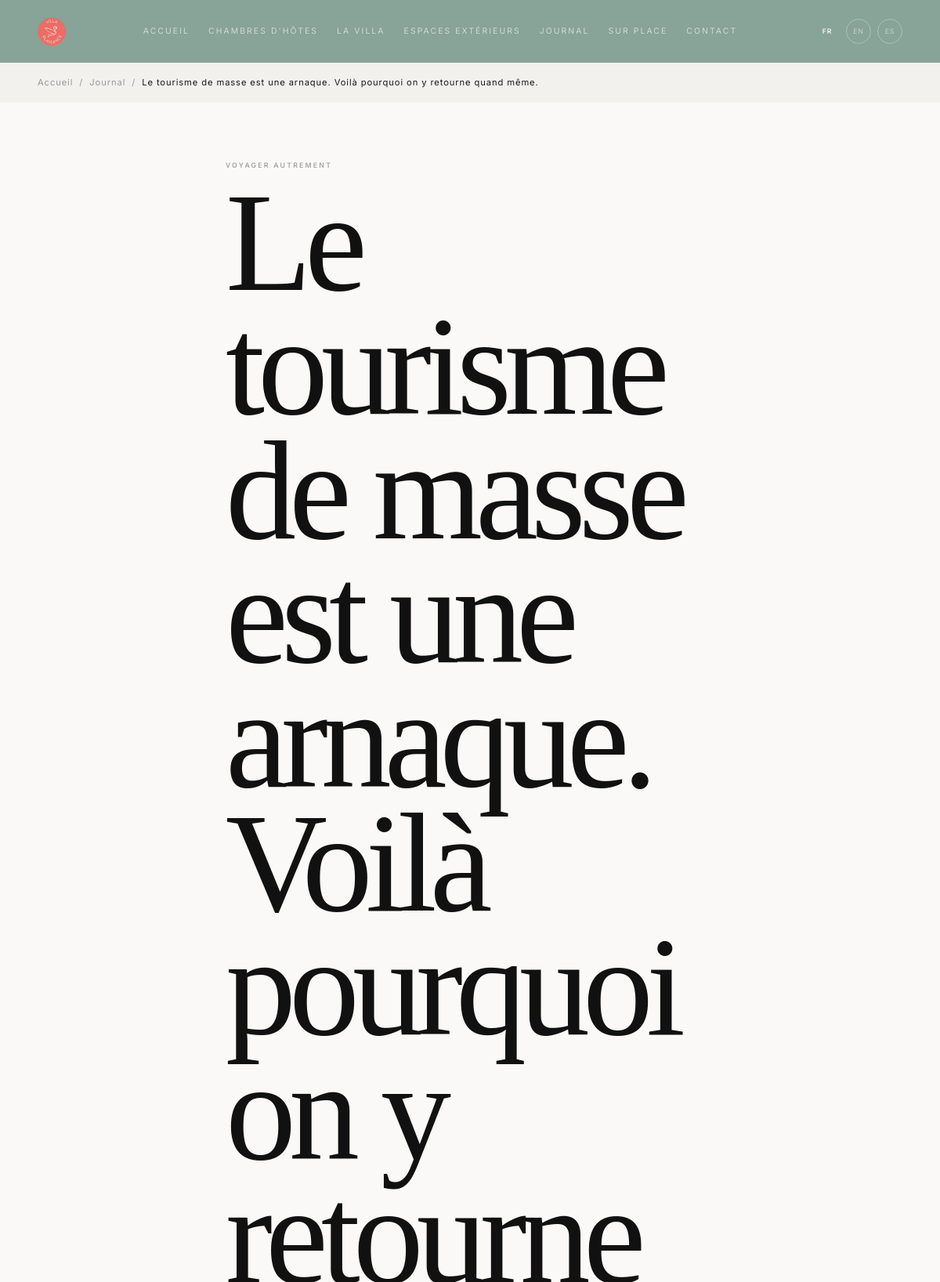
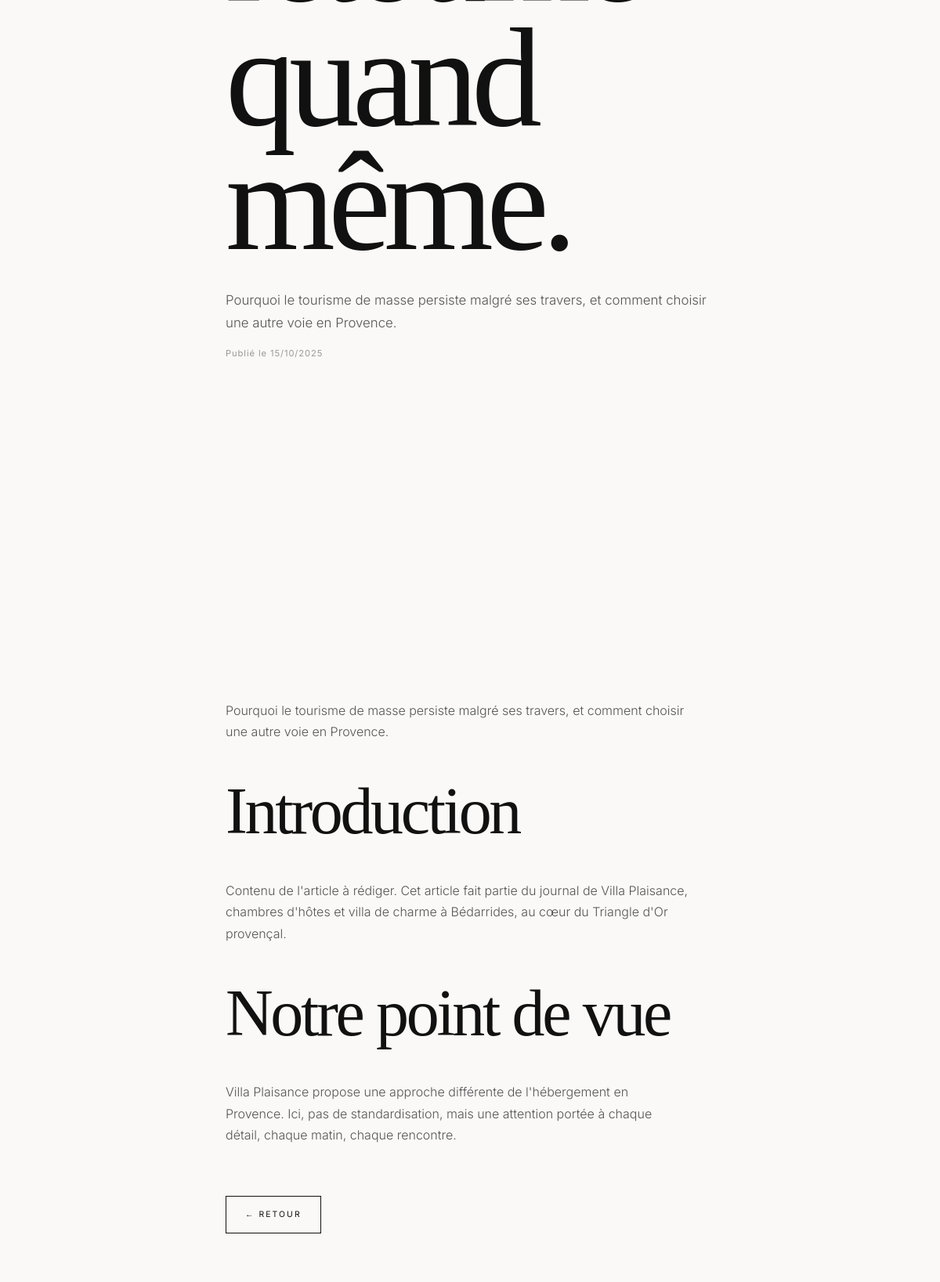
The app's page /journal/le-tourisme-de-masse-est-une-arnaque (upper part) with its own data (2 pictures, top to bottom).
### tables this page shows
CREATE TABLE `vp_articles` (
  `id` int(11) NOT NULL AUTO_INCREMENT,
  `type` enum('journal','sur-place') NOT NULL DEFAULT 'journal',
  `category` varchar(100) DEFAULT NULL,
  `slug` varchar(255) NOT NULL,
  `lang` varchar(5) NOT NULL DEFAULT 'fr',
  `title` varchar(500) NOT NULL,
  `excerpt` text DEFAULT NULL,
  `content` longtext DEFAULT NULL CHECK (json_valid(`content`)),
  `meta_title` varchar(70) DEFAULT NULL,
  `meta_desc` varchar(170) DEFAULT NULL,
  `meta_keywords` varchar(255) DEFAULT NULL,
  `gso_desc` text DEFAULT NULL,
  `og_image` varchar(500) DEFAULT NULL,
  `cover_image` varchar(500) DEFAULT NULL,
  `status` enum('published','draft') DEFAULT 'draft',
  `published_at` datetime DEFAULT NULL,
  `created_at` datetime DEFAULT current_timestamp(),
  `updated_at` datetime DEFAULT current_timestamp() ON UPDATE current_timestamp(),
  PRIMARY KEY (`id`),
  UNIQUE KEY `unique_article_slug_lang` (`slug`,`lang`)
);

### app/Controllers/BaseController.php (called while the page is built, shortened)
<?php
class BaseController
{
    protected function render(string $view, array $data = [], string $layout = 'front'): void
    {
        extract($data);
        require ROOT . '/app/Views/' . $view . '.php';
        $content = ob_get_clean();
        require ROOT . '/app/Views/layouts/' . $layout . '.php';
    }
}

### app/Controllers/Front/JournalController.php (called while the page is built, shortened)
<?php
class JournalController extends BaseController
{
    public function show(string $slug): void
    {
        $lang = \LangService::get();
        $article = null;
        try {
            $article = \Database::fetchOne(
                "SELECT * FROM vp_articles WHERE slug = ? AND lang = ? AND status = 'published'",
                [$slug, $lang]
            );
        } catch (\Throwable) {}
        $contentBlocks = json_decode($article['content'] ?? '[]', true) ?: [];
        $this->render('front/article', compact('seo', 'article', 'contentBlocks', 'jsonLd', 'lang'));
    }
}

### public/index.php (called while the page is built, shortened)
<?php
$router = new App\Router();
$router->dispatch();

### app/Services/LangService.php (called while the page is built, shortened)
<?php
class LangService
{
    private static string $currentLang = 'fr';
    private static array $translations = [];
    private static array $slugMap = [];
    public static function init(string $lang = 'fr'): void
    {
        self::$currentLang = $lang;
        $file = ROOT . '/app/Lang/' . $lang . '.php';
        if (file_exists($file)) {
            self::$translations = require $file;
        }
        $slugFile = ROOT . '/app/Lang/slugs.php';
        if (file_exists($slugFile)) {
            self::$slugMap = require $slugFile;
        }
    }
    public static function t(string $key, array $params = []): string
    {
        $text = self::$translations[$key] ?? $key;
        foreach ($params as $k => $v) {
            $text = str_replace(':' . $k, (string)$v, $text);
        }
        return $text;
    }
    public static function url(string $page, ?string $lang = null): string
    {
        $lang = $lang ?? self::$currentLang;
        $slug = self::$slugMap[$lang][$page] ?? $page;
        if ($lang === DEFAULT_LANG) {
            return '/' . ltrim($slug, '/');
        }
        return '/' . $lang . '/' . ltrim($slug, '/');
    }
    public static function getAllLangs(): array
    {
        return SUPPORTED_LANGS;
    }
}
function t(string $key, array $params = []): string
{
    return LangService::t($key, $params);
}

### app/Services/Database.php (called while the page is built, shortened)
<?php
class Database
{
    private static ?PDO $instance = null;
    public static function getInstance(): PDO
    {
        if (self::$instance === null) {
            $host = $_ENV['DB_HOST'] ?? 'localhost';
            $name = $_ENV['DB_NAME'] ?? 'vp_v7';
            $user = $_ENV['DB_USER'] ?? 'root';
            $pass = $_ENV['DB_PASS'] ?? '';
            self::$instance = new PDO(
                "mysql:host={$host};dbname={$name};charset=utf8mb4",
                $user,
                $pass,
                [
                    PDO::ATTR_ERRMODE => PDO::ERRMODE_EXCEPTION,
                    PDO::ATTR_DEFAULT_FETCH_MODE => PDO::FETCH_ASSOC,
                    PDO::ATTR_EMULATE_PREPARES => false,
                ]
            );
        }
        return self::$instance;
    }
    public static function query(string $sql, array $params = []): \PDOStatement
    {
        $stmt = self::getInstance()->prepare($sql);
        $stmt->execute($params);
        return $stmt;
    }
    public static function fetchOne(string $sql, array $params = []): ?array
    {
        $result = self::query($sql, $params)->fetch();
        return $result ?: null;
    }
}

### app/Views/front/article.php (the view, shortened to what this page needs)
<nav class="breadcrumb" aria-label="Fil d'Ariane">
    <div class="container">
        <ol>
            <li><a href="<?= LangService::url('accueil') ?>"><?= t('nav.home') ?></a></li>
            <?php if (($article['type'] ?? '') === 'sur-place'): ?>
            <li><a href="<?= LangService::url('sur-place') ?>"><?= t('nav.surplace') ?></a></li>
            <?php else: ?>
            <li><a href="<?= LangService::url('journal') ?>"><?= t('nav.journal') ?></a></li>
            <?php endif; ?>
            <li aria-current="page"><?= htmlspecialchars($article['title']) ?></li>
        </ol>
    </div>
</nav>
<article class="section article-full">
    <div class="container container-narrow">
        <header class="article-header">
            <?php if (!empty($article['category'])): ?>
            <span class="article-category"><?= htmlspecialchars($article['category']) ?></span>
            <?php endif; ?>
            <h1><?= htmlspecialchars($article['title']) ?></h1>
            <?php if (!empty($article['excerpt'])): ?>
            <p class="article-excerpt"><?= htmlspecialchars($article['excerpt']) ?></p>
            <?php endif; ?>
            <div class="article-meta">
                <?php if (!empty($article['published_at'])): ?>
                <time datetime="<?= $article['published_at'] ?>"><?= t('published_on', ['date' => date('d/m/Y', strtotime($article['published_at']))]) ?></time>
                <?php endif; ?>
            </div>
        </header>
        <?php if (!empty($article['cover_image'])): ?>
        <div class="article-cover">
            <?= ImageService::img($article['cover_image'], htmlspecialchars($article['title']), 1200, 630) ?>
        </div>
        <?php endif; ?>
        <div class="article-content">
            <?php if (!empty($contentBlocks)): ?>
                <?php foreach ($contentBlocks as $block): ?>
                    <?php if (is_string($block)): ?>
                        <?= $block ?>
                    <?php elseif (is_array($block)): ?>
                        <?php if (($block['type'] ?? '') === 'heading'): ?>
                            <h2><?= htmlspecialchars($block['text'] ?? '') ?></h2>
                        <?php elseif (($block['type'] ?? '') === 'paragraph'): ?>
                            <p><?= $block['text'] ?? '' ?></p>
                        <?php elseif (($block['type'] ?? '') === 'quote'): ?>
                            <blockquote><p><?= htmlspecialchars($block['text'] ?? '') ?></p></blockquote>
                        <?php endif; ?>
                    <?php endif; ?>
                <?php endforeach; ?>
            <?php else: ?>
                <p><?= nl2br(htmlspecialchars($article['content'] ?? '')) ?></p>
            <?php endif; ?>
        </div>
        <footer class="article-footer">
            <?php if (($article['type'] ?? '') === 'sur-place'): ?>
            <a href="<?= LangService::url('sur-place') ?>" class="btn-secondary">&larr; <?= t('back') ?></a>
            <?php else: ?>
            <a href="<?= LangService::url('journal') ?>" class="btn-secondary">&larr; <?= t('back') ?></a>
            <?php endif; ?>
        </footer>
    </div>
</article>

### app/Services/ImageService.php (shortened to what this page needs)
<?php
class ImageService
{
    public static function img(string $src, string $alt, int $width, int $height, bool $lazy = true, string $class = ''): string
    {
        $actualSrc = self::resolve($src, $width, $height);
        $loading = $lazy ? 'loading="lazy" decoding="async"' : 'loading="eager" fetchpriority="high" decoding="sync"';
        $classAttr = $class ? ' class="' . htmlspecialchars($class) . '"' : '';
        return sprintf(
            '<img src="%s" alt="%s" width="%d" height="%d" %s%s>',
            htmlspecialchars($actualSrc),
            htmlspecialchars($alt),
            $width,
            $height,
            $loading,
            $classAttr
        );
    }
    private static function resolve(string $src, int $width, int $height): string
    {
        $cleanSrc = ltrim($src, '/');
        if (file_exists(ROOT . '/public/uploads/' . $cleanSrc)) {
            return '/uploads/' . $cleanSrc;
        }
        return self::placeholder($width, $height, basename($src, '.webp'));
    }
}

### app/Router.php (shortened to what this page needs)
<?php
class Router
{
    private string $uri = '';
    public function dispatch(): void
    {
        $requestUri = parse_url($_SERVER['REQUEST_URI'] ?? '/', PHP_URL_PATH);
        $requestUri = '/' . trim($requestUri, '/');
        $this->uri = $requestUri;
        $this->dispatchFront();
    }
    private function dispatchFront(): void
    {
        $uri = $this->uri;
        $normalized = rtrim($uri, '/');
        if (preg_match('#^/journal/([a-z0-9-]+)$#', $normalized, $m)) {
            $this->callController('Controllers\\Front\\JournalController', 'show', ['slug' => $m[1]]);
            return;
        }
    }
    private function callController(string $class, string $method, array $params = []): void
    {
        $controller = new $fullClass();
        $controller->$method(...array_values($params));
    }
}

### app/Views/layouts/front.php (shortened to what this page needs)
<!DOCTYPE html>
<html lang="<?= htmlspecialchars($lang) ?>">
<head>
    <link rel="stylesheet" href="/assets/css/style.css">
</head>
<body>
    <?php
    $spriteFile = ROOT . '/public/assets/img/icons.svg';
    if (file_exists($spriteFile)) {
        readfile($spriteFile);
    }
    ?>
    <header class="site-header" role="banner">
        <div class="container header-inner">
            <a href="<?= LangService::url('accueil') ?>" class="logo" aria-label="Villa Plaisance — Accueil">
                <img src="/assets/img/logo.svg" alt="Villa Plaisance" class="logo-img" width="44" height="44">
            </a>
            <nav class="main-nav" role="navigation" aria-label="Navigation principale">
                <ul id="nav-menu" class="nav-list">
                    <li><a href="<?= LangService::url('/') ?>"><?= t('nav.home') ?></a></li>
                    <li><a href="<?= LangService::url('chambres-d-hotes') ?>"><?= t('nav.chambres') ?></a></li>
                    <li><a href="<?= LangService::url('location-villa-provence') ?>"><?= t('nav.villa') ?></a></li>
                    <li><a href="<?= LangService::url('espaces-exterieurs') ?>"><?= t('nav.exterieurs') ?></a></li>
                    <li><a href="<?= LangService::url('journal') ?>"><?= t('nav.journal') ?></a></li>
                    <li><a href="<?= LangService::url('sur-place') ?>"><?= t('nav.surplace') ?></a></li>
                    <li><a href="<?= LangService::url('contact') ?>"><?= t('nav.contact') ?></a></li>
                </ul>
            </nav>
            <div class="lang-switcher" aria-label="Changer de langue">
                <?php
                foreach (LangService::getAllLangs() as $l):
                    $active = ($l === $lang) ? ' class="active" aria-current="true"' : '';
                ?>
                <a href="<?= $l === 'fr' ? '/' : '/' . $l . '/' ?>"<?= $active ?>><?= strtoupper($l) ?></a>
                <?php endforeach; ?>
            </div>
        </div>
    </header>
    <main id="main-content">
        <?= $content ?>
    </main>
</body>
</html>

### records on screen
vp_articles: title "Le tourisme de masse est une arnaque. Voilà pourquoi on y retourne quand même.", category "VOYAGER AUTREMENT", excerpt "Pourquoi le tourisme de masse persiste malgré ses travers, et comment choisir une autre voie en Provence.", published_at "Publié le 15/10/2025", cover_image (picture)

### other values on screen
t('nav.home') "ACCUEIL"
t('nav.chambres') "CHAMBRES D'HÔTES"
t('nav.villa') "LA VILLA"
t('nav.exterieurs') "ESPACES EXTÉRIEURS"
t('nav.journal') "JOURNAL"
t('nav.surplace') "SUR PLACE"
t('nav.contact') "CONTACT"
$l "FR"
$l "EN"
$l "ES"
t('nav.home') "Accueil"
t('nav.journal') "Journal"
$block['text'] "Pourquoi le tourisme de masse persiste malgré ses travers, et comment choisir une autre voie en Provence."
$block['text'] "Introduction"
$block['text'] "Contenu de l'article à rédiger. Cet article fait partie du journal de Villa Plaisance, chambres d'hôtes et villa de charme à Bédarrides, au cœur du Triangle d'Or provençal."
